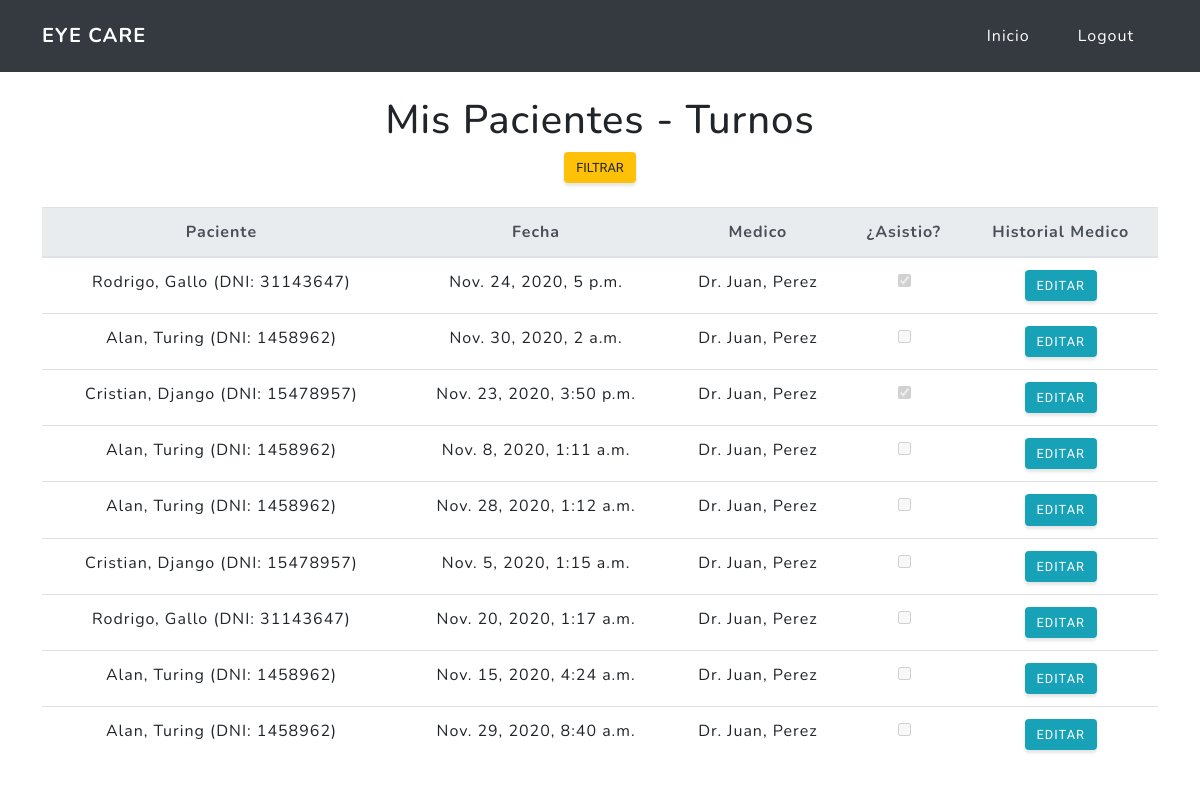
The app's page /medico/mis_pacientes/ (signed in) with its own data.
### appointments/models.py (models this page shows, shortened)
class Appointment(models.Model):
    patient = models.ForeignKey(Patient, on_delete=models.CASCADE,
                                verbose_name="Paciente",
                                related_name="Paciente")
    date = models.DateTimeField(unique=True,
                                verbose_name="Fecha")
    medic = models.ForeignKey(settings.AUTH_USER_MODEL,
                              limit_choices_to=Q(groups__name='Medico'),
                              on_delete=models.CASCADE,
                              verbose_name="Medico")
    was_present = models.BooleanField(default=False,
                                      verbose_name="¿Atendido?")
    class Meta:
        verbose_name = "Turno"
        verbose_name_plural = "Turnos"

### patient/models.py (models this page shows)
class Patient(models.Model):
    document_id = models.IntegerField(primary_key=True,
                                      unique=True,
                                      verbose_name="DNI")
    first_name = models.CharField(max_length=64,
                                  verbose_name="Nombre")
    last_name = models.CharField(max_length=64,
                                 verbose_name="Apellido")
    medical_history = models.TextField(max_length=256,
                                       verbose_name="Historia Medica")
    class Meta:
        verbose_name = "Paciente"
        verbose_name_plural = "Pacientes"
    def __str__(self):
        return f"{self.first_name}, {self.last_name} (DNI: {self.document_id})"

### appointments/views.py (the view)
# urls.py: url(r'^medico/mis_pacientes/$', group_required('Medico')(MyPatientsList.as_view()), name='patients_list'),
class MyPatientsList(ListView):
    model = Appointment
    template_name_suffix = '_my_patients_list'
    def get_queryset(self):
        return Appointment.objects.filter(medic=self.request.user)

### appointments/models.py (called while the page is built)
def get_name(self):
    return f"{self.first_name}, {self.last_name}"

### appointments/templates/appointments/appointment_my_patients_list.html (shortened to what this page needs)
{% extends "index/base.html" %}
{% load static %}
{% block navbar %} {% include "index/logout.html" %}{% endblock %}
{% block custom_imports %}
<link rel="stylesheet" href="//code.jquery.com/ui/1.12.1/themes/base/jquery-ui.css">
{% endblock %}
{% block content %}
<div class="container mt-4 text-center">
    <h1>Mis Pacientes - Turnos</h1>
    <button class="btn btn-warning " data-toggle="modal" data-target=".bd-example-modal-sm">Filtrar</button>
    <table class="table mt-4">
        <tr>
            <thead class="thead-light">
            <tr>
                <th scope="col">Paciente</th>
                <th scope="col">Fecha</th>
                <th scope="col">Medico</th>
                <th scope="col">¿Asistio?</th>
                <th scope="col">Historial Medico</th>
            </tr>
            </thead>
            <tbody>
            {% for appointment in object_list %}
            <tr>
                <td>{{appointment.patient}}</td>
                <td>{{appointment.date}}</td>
                <td>{{appointment.medic}}</td>
                <td><input type="checkbox" name="published" {% if appointment.was_present %}checked{% endif %}
                           disabled="false"/></td>
                <td>
                    <div class="btn-group flex-wrap" role="group">
                        <a href="{% url 'appointments:patient_edit' appointment.patient.document_id %}"
                           class="btn btn-info">Editar</a>
                    </div>
                </td>
            </tr>
            {% endfor %}
            </tbody>
        </tr>
    </table>
</div>
<link href="{% static '/css/report_datepicker.css' %}" rel="stylesheet"/>
{% endblock %}

### records on screen
Appointment: patient "Rodrigo, Gallo (DNI: 31143647)", date "Nov. 24, 2020, 5 p.m.", medic "Dr. Juan, Perez", was_present "☑"
Appointment: patient "Alan, Turing (DNI: 1458962)", date "Nov. 30, 2020, 2 a.m.", medic "Dr. Juan, Perez"
Appointment: patient "Cristian, Django (DNI: 15478957)", date "Nov. 23, 2020, 3:50 p.m.", medic "Dr. Juan, Perez", was_present "☑"
Appointment: patient "Alan, Turing (DNI: 1458962)", date "Nov. 8, 2020, 1:11 a.m.", medic "Dr. Juan, Perez"
Appointment: patient "Alan, Turing (DNI: 1458962)", date "Nov. 28, 2020, 1:12 a.m.", medic "Dr. Juan, Perez"
Appointment: patient "Cristian, Django (DNI: 15478957)", date "Nov. 5, 2020, 1:15 a.m.", medic "Dr. Juan, Perez"
Appointment: patient "Rodrigo, Gallo (DNI: 31143647)", date "Nov. 20, 2020, 1:17 a.m.", medic "Dr. Juan, Perez"
Appointment: patient "Alan, Turing (DNI: 1458962)", date "Nov. 15, 2020, 4:24 a.m.", medic "Dr. Juan, Perez"
Appointment: patient "Alan, Turing (DNI: 1458962)", date "Nov. 29, 2020, 8:40 a.m.", medic "Dr. Juan, Perez"
